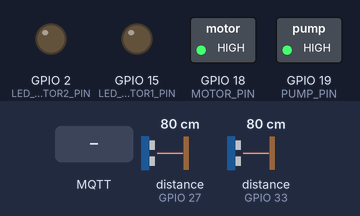
Simulated run of this sketch. Board: ESP32. Shown: switched loads named in the sketch (green lamp = pin HIGH), output pins drawn as LEDs (lit = HIGH). Wiring (inferred from the names in the program): 2 × ultrasonic range finder: trigger GPIO 26, echo GPIO 27 / trigger GPIO 32, echo GPIO 33. The inputs (shaded band) are chosen by the test bench; at power-on: distance to the obstacle (sensors on GPIO 27, GPIO 33) 80 cm. The echo pulse lasts 58.3 µs per cm; WiFi joins after 1.5 s; servers stay silent unless stated; no MQTT or app messages arrive unless stated; pins used as bus, display or sensor lines are not drawn; what the sketch prints to the serial monitor is not drawn.

Above: at 3.2 s.
3.3 s: MQTT message "ON" arrives on the first subscribed topic
At 6.0 s:
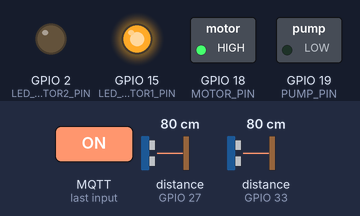
6.5 s: MQTT message "ON" arrives on the second subscribed topic
At 6.8 s:
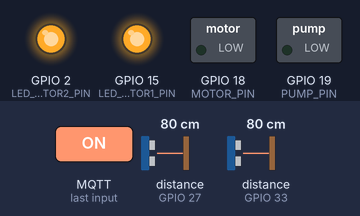
Timing chart, 0 to 9.5 s (numbered marks = the images above; inputs shaded):
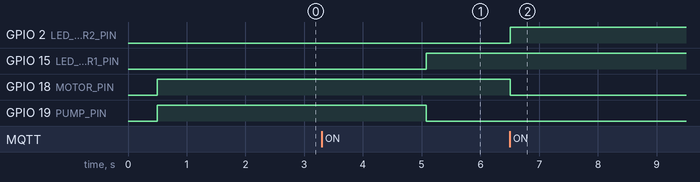

Measured:
- after the input at 3.3 s, GPIO 15 (LED_MOTOR1_PIN): LOW → HIGH after 1.8 s; GPIO 19 (PUMP_PIN): HIGH → LOW after 1.8 s
- after the input at 6.5 s, GPIO 2 (LED_MOTOR2_PIN): LOW → HIGH at once; GPIO 18 (MOTOR_PIN): HIGH → LOW at once

The sketch:

SmartFeeding_ESP32_RelayPump_L298N_Conveyor_WaterLevel.ino
```cpp
#include <WiFi.h>
#include <PubSubClient.h>

// =====================================================
// KONFIGURASI WIFI
// =====================================================
const char* WIFI_SSID = "Samsung A17";
const char* WIFI_PASSWORD = "Fyreablaze";

// =====================================================
// KONFIGURASI MQTT
// =====================================================
const char* MQTT_SERVER = "broker.emqx.io";
const int MQTT_PORT = 1883;

// Topic RTC dari kelompok lain (Subscribe)
const char* TOPIC_RTC_SUBSCRIBE = "kelompoklain/rtc/data";

// Topic sistem Smart Feeding & Water (Publish / Subscribe)
const char* TOPIC_DATA_SISTEM   = "smartfeeding/rtc/data";
const char* TOPIC_RTC_LOG       = "smartfeeding/rtc/log";
const char* TOPIC_PUMP_STATUS   = "smartfeeding/pump/status";
const char* TOPIC_PUMP_COMMAND  = "smartfeeding/pump/command";
const char* TOPIC_MOTOR_STATUS  = "smartfeeding/conveyor/status";
const char* TOPIC_MOTOR_COMMAND = "smartfeeding/conveyor/command";
const char* TOPIC_SCHEDULE      = "smartfeeding/rtc/schedule";
const char* TOPIC_FEED_LEVEL    = "smartfeeding/feed/level";
const char* TOPIC_WATER_LEVEL   = "smartfeeding/water/level";

// =====================================================
// PIN ESP32 (POMPA AIR PIN 19, MOTOR PIN 18)
// =====================================================
#define PUMP_PIN         19
#define MOTOR_PIN        18
#define LED_MOTOR1_PIN   15
#define LED_MOTOR2_PIN   2

// HC-SR04 Silo Pakan (Pin tetap 26 & 27)
#define TRIG_SILO_PIN    26
#define ECHO_SILO_PIN    27

// HC-SR04 Tangki Air / Water
#define TRIG_WATER_PIN   32
#define ECHO_WATER_PIN   33

// Relay aktif LOW
const uint8_t RELAY_ON = LOW;
const uint8_t RELAY_OFF = HIGH;

WiFiClient espClient;
PubSubClient mqtt(espClient);

// =====================================================
// STRUKTUR PENYIMPANAN WAKTU DARI MQTT
// =====================================================
struct WaktuMQTT {
  int hari = 0;
  int bulan = 0;
  int tahun = 0;
  int jam = 0;
  int menit = 0;
  int detik = 0;
  bool valid = false;
};

WaktuMQTT waktuSekarang;

// =====================================================
// PENGATURAN DIMENSI SILO PAKAN & TANGKI AIR (CM)
// Sesuaikan tinggi wadah dengan ukuran fisik sebenarnya.
// =====================================================
const float TINGGI_SILO_CM        = 30.0;
const float BATAS_PAKAN_RENDAH    = 20.0; // persen (%)

const float TINGGI_TANGKI_AIR_CM  = 30.0;
const float BATAS_AIR_RENDAH      = 20.0; // persen (%)

// =====================================================
// JADWAL PAKAN
// =====================================================
const int jadwalJam[] = {6, 12, 15, 18};
const int jadwalMenit[] = {0, 0, 15, 0};
const int JUMLAH_JADWAL = sizeof(jadwalJam) / sizeof(jadwalJam[0]);

bool jadwalSudahJalan[JUMLAH_JADWAL] = {false, false, false, false};

int hariTerakhir = -1;
int bulanTerakhir = -1;
int tahunTerakhir = -1;

// =====================================================
// STATUS SISTEM
// =====================================================
bool mqttPumpOn = false;
bool statusPumpSebelumnya = false;
bool mqttMotorOn = false;
bool statusMotorSebelumnya = false;
bool wifiSebelumnyaTerhubung = false;

unsigned long waktuKirimTerakhir = 0;
const unsigned long INTERVAL_KIRIM = 1000;

unsigned long waktuCobaWiFiTerakhir = 0;
const unsigned long INTERVAL_COBA_WIFI = 10000;

unsigned long waktuCobaMQTTTerakhir = 0;
const unsigned long INTERVAL_COBA_MQTT = 5000;

// =====================================================
// FUNGSI KONTROL OUTPUT POMPA AIR & MOTOR
// =====================================================
void terapkanStatusPompa() {
  digitalWrite(PUMP_PIN, mqttPumpOn ? RELAY_ON : RELAY_OFF);
  digitalWrite(MOTOR_PIN, mqttMotorOn ? RELAY_ON : RELAY_OFF);

  digitalWrite(LED_MOTOR1_PIN, mqttPumpOn ? HIGH : LOW);
  digitalWrite(LED_MOTOR2_PIN, mqttMotorOn ? HIGH : LOW);
}

void matikanPompa() {
  mqttPumpOn = false;
  mqttMotorOn = false;
  terapkanStatusPompa();
}

// =====================================================
// WIFI
// =====================================================
void mulaiKoneksiWiFi() {
  Serial.println();
  Serial.print("Mencoba menghubungkan Wi-Fi: ");
  Serial.println(WIFI_SSID);

  WiFi.mode(WIFI_STA);
  WiFi.begin(WIFI_SSID, WIFI_PASSWORD);
  waktuCobaWiFiTerakhir = millis();
}

bool tungguWiFi(unsigned long batasWaktu) {
  unsigned long mulai = millis();

  while (WiFi.status() != WL_CONNECTED &&
         millis() - mulai < batasWaktu) {
    delay(250);
    Serial.print(".");
  }

  if (WiFi.status() == WL_CONNECTED) {
    Serial.println();
    Serial.println("Wi-Fi terhubung!");
    Serial.print("IP ESP32: ");
    Serial.println(WiFi.localIP());
    return true;
  }

  Serial.println();
  Serial.println("Wi-Fi belum terhubung. Menunggu koneksi ulang...");
  return false;
}

// =====================================================
// PARSING WAKTU DARI PAYLOAD MQTT KELOMPOK LAIN
// =====================================================
void parsingWaktuRTC(String payload) {
  int h = 0, b = 0, t = 0, jm = 0, mn = 0, dt = 0;
  bool berhasil = false;

  int idxTgl = payload.indexOf("\"tanggal\"");
  int idxWkt = payload.indexOf("\"waktu\"");

  if (idxTgl != -1 && idxWkt != -1) {
    int mulaiTgl = payload.indexOf(":", idxTgl) + 1;
    int akhirTgl = payload.indexOf(",", mulaiTgl);
    if (akhirTgl == -1) akhirTgl = payload.indexOf("}", mulaiTgl);
    String strTgl = payload.substring(mulaiTgl, akhirTgl);
    strTgl.replace("\"", "");
    strTgl.trim();

    int mulaiWkt = payload.indexOf(":", idxWkt) + 1;
    int akhirWkt = payload.indexOf(",", mulaiWkt);
    if (akhirWkt == -1) akhirWkt = payload.indexOf("}", mulaiWkt);
    String strWkt = payload.substring(mulaiWkt, akhirWkt);
    strWkt.replace("\"", "");
    strWkt.trim();

    if (sscanf(strTgl.c_str(), "%d/%d/%d", &h, &b, &t) == 3 ||
        sscanf(strTgl.c_str(), "%d-%d-%d", &t, &b, &h) == 3) {
      if (sscanf(strWkt.c_str(), "%d:%d:%d", &jm, &mn, &dt) >= 2) {
        berhasil = true;
      }
    }
  }
  else if (sscanf(payload.c_str(), "%d/%d/%d %d:%d:%d", &h, &b, &t, &jm, &mn, &dt) >= 5) {
    berhasil = true;
  }
  else if (sscanf(payload.c_str(), "%d-%d-%d %d:%d:%d", &t, &b, &h, &jm, &mn, &dt) >= 5) {
    berhasil = true;
  }

  if (berhasil) {
    waktuSekarang.hari = h;
    waktuSekarang.bulan = b;
    waktuSekarang.tahun = t;
    waktuSekarang.jam = jm;
    waktuSekarang.menit = mn;
    waktuSekarang.detik = dt;
    waktuSekarang.valid = true;
  } else {
    Serial.println("Format waktu RTC dari MQTT tidak dikenali!");
  }
}

// =====================================================
// MQTT CALLBACK
// =====================================================
void callback(char* topic, byte* payload, unsigned int length) {
  String pesan;
  pesan.reserve(length);

  for (unsigned int i = 0; i < length; i++) {
    pesan += (char)payload[i];
  }

  pesan.trim();

  Serial.print("MQTT diterima [");
  Serial.print(topic);
  Serial.print("]: ");
  Serial.println(pesan);

  if (strcmp(topic, TOPIC_RTC_SUBSCRIBE) == 0) {
    parsingWaktuRTC(pesan);
    return;
  }

  if (strcmp(topic, TOPIC_PUMP_COMMAND) == 0) {
    pesan.toUpperCase();

    if (pesan == "ON" || pesan == "PUMP ON" || pesan == "PUMP_ON") {
      mqttPumpOn = true;
      Serial.println("Perintah website: POMPA AIR ON (GPIO 19)");
    }
    else if (pesan == "OFF" || pesan == "PUMP OFF" || pesan == "PUMP_OFF") {
      mqttPumpOn = false;
      Serial.println("Perintah website: POMPA AIR OFF (GPIO 19)");
    }
    else {
      Serial.println("Perintah pompa tidak dikenali.");
    }

    terapkanStatusPompa();
    return;
  }

  if (strcmp(topic, TOPIC_MOTOR_COMMAND) == 0) {
    pesan.toUpperCase();

    if (pesan == "ON" || pesan == "MOTOR ON" || pesan == "MOTOR_ON") {
      mqttMotorOn = true;
      Serial.println("Perintah website: MOTOR ON (GPIO 18)");
    }
    else if (pesan == "OFF" || pesan == "MOTOR OFF" || pesan == "MOTOR_OFF") {
      mqttMotorOn = false;
      Serial.println("Perintah website: MOTOR OFF (GPIO 18)");
    }
    else {
      Serial.println("Perintah motor tidak dikenali.");
    }

    terapkanStatusPompa();
  }
}

// =====================================================
// INISIALISASI & KONEKSI MQTT
// =====================================================
void inisialisasiMQTT() {
  mqtt.setServer(MQTT_SERVER, MQTT_PORT);
  mqtt.setCallback(callback);
  mqtt.setBufferSize(768);
  mqtt.setKeepAlive(30);
}

void cobaKoneksiMQTT() {
  if (WiFi.status() != WL_CONNECTED || mqtt.connected()) {
    return;
  }

  if (millis() - waktuCobaMQTTTerakhir < INTERVAL_COBA_MQTT) {
    return;
  }

  waktuCobaMQTTTerakhir = millis();

  Serial.print("Mencoba menghubungkan MQTT... ");

  String clientId = "SmartFeedingWater-";
  clientId += String((uint32_t)ESP.getEfuseMac(), HEX);

  if (mqtt.connect(clientId.c_str())) {
    Serial.println("Terhubung!");

    mqtt.subscribe(TOPIC_PUMP_COMMAND);
    mqtt.subscribe(TOPIC_MOTOR_COMMAND);
    mqtt.subscribe(TOPIC_RTC_SUBSCRIBE);

    Serial.print("Subscribed ke RTC: ");
    Serial.println(TOPIC_RTC_SUBSCRIBE);

    matikanPompa();
    statusPumpSebelumnya = false;
    statusMotorSebelumnya = false;

    mqtt.publish(TOPIC_PUMP_STATUS, "OFF", true);
    mqtt.publish(TOPIC_MOTOR_STATUS, "OFF", true);
  } else {
    Serial.print("Gagal, kode MQTT: ");
    Serial.println(mqtt.state());
  }
}

// =====================================================
// BACA SENSOR HC-SR04 (UMUM UNTUK SILO PAKAN & AIR)
// =====================================================
float bacaJarakUltrasonik(uint8_t trigPin, uint8_t echoPin) {
  digitalWrite(trigPin, LOW);
  delayMicroseconds(3);

  digitalWrite(trigPin, HIGH);
  delayMicroseconds(10);
  digitalWrite(trigPin, LOW);

  unsigned long durasi = pulseIn(echoPin, HIGH, 30000UL);

  if (durasi == 0) {
    return -1.0;
  }

  float jarak = durasi * 0.0343 / 2.0;

  if (jarak < 2.0 || jarak > 400.0) {
    return -1.0;
  }

  return jarak;
}

float hitungPersentaseLevel(float jarak, float tinggiWadah) {
  if (jarak < 0 || tinggiWadah <= 0) {
    return -1.0;
  }

  float level = ((tinggiWadah - jarak) / tinggiWadah) * 100.0;
  return constrain(level, 0.0, 100.0);
}

String evaluasiStatusLevel(float level, float batasRendah) {
  if (level < 0) {
    return "ERROR";
  }

  if (level <= batasRendah) {
    return "LOW";
  }

  return "NORMAL";
}

// =====================================================
// KONTROL DAN PUBLIKASI STATUS POMPA
// =====================================================
void kontrolPompa() {
  if (!mqtt.connected()) {
    mqttPumpOn = false;
    mqttMotorOn = false;
  }

  terapkanStatusPompa();

  if (mqtt.connected() && mqttPumpOn != statusPumpSebelumnya) {
    mqtt.publish(TOPIC_PUMP_STATUS, mqttPumpOn ? "ON" : "OFF", true);
    statusPumpSebelumnya = mqttPumpOn;

    Serial.print("Status pompa air: ");
    Serial.println(mqttPumpOn ? "ON" : "OFF");
  }

  if (mqtt.connected() && mqttMotorOn != statusMotorSebelumnya) {
    mqtt.publish(TOPIC_MOTOR_STATUS, mqttMotorOn ? "ON" : "OFF", true);
    statusMotorSebelumnya = mqttMotorOn;

    Serial.print("Status motor: ");
    Serial.println(mqttMotorOn ? "ON" : "OFF");
  }

  if (!mqttPumpOn) {
    statusPumpSebelumnya = false;
  }
  if (!mqttMotorOn) {
    statusMotorSebelumnya = false;
  }
}

// =====================================================
// CEK PERUBAHAN TANGGAL & JADWAL PAKAN
// =====================================================
void periksaPergantianTanggal(const WaktuMQTT& sekarang) {
  if (!sekarang.valid) return;

  if (sekarang.hari != hariTerakhir ||
      sekarang.bulan != bulanTerakhir ||
      sekarang.tahun != tahunTerakhir) {

    hariTerakhir = sekarang.hari;
    bulanTerakhir = sekarang.bulan;
    tahunTerakhir = sekarang.tahun;

    for (int i = 0; i < JUMLAH_JADWAL; i++) {
      jadwalSudahJalan[i] = false;
    }

    Serial.println("Tanggal berubah. Status jadwal direset.");
  }
}

void periksaJadwal(const WaktuMQTT& sekarang) {
  if (!sekarang.valid) return;

  for (int i = 0; i < JUMLAH_JADWAL; i++) {
    if (sekarang.jam == jadwalJam[i] &&
        sekarang.menit == jadwalMenit[i] &&
        !jadwalSudahJalan[i]) {

      char pesanJadwal[100];

      snprintf(
        pesanJadwal,
        sizeof(pesanJadwal),
        "JADWAL_PAKAN|%02d:%02d",
        jadwalJam[i],
        jadwalMenit[i]
      );

      Serial.println(">>> JADWAL PAKAN TERDETEKSI <<<");

      if (mqtt.connected()) {
        mqtt.publish(TOPIC_SCHEDULE, pesanJadwal);
        mqtt.publish(TOPIC_RTC_LOG, pesanJadwal);
        jadwalSudahJalan[i] = true;
      } else {
        Serial.println("MQTT offline; notifikasi jadwal belum terkirim.");
      }
    }
  }
}

// =====================================================
// KIRIM DATA SILO PAKAN & AIR KE MQTT
// =====================================================
void kirimData(float jarakSilo, float levelSilo, const String& statusSilo,
               float jarakWater, float levelWater, const String& statusWater,
               const WaktuMQTT& sekarang) {
  if (!mqtt.connected()) {
    return;
  }

  char tanggal[16];
  char waktu[16];

  if (sekarang.valid) {
    snprintf(tanggal, sizeof(tanggal), "%02d/%02d/%04d", sekarang.hari, sekarang.bulan, sekarang.tahun);
    snprintf(waktu, sizeof(waktu), "%02d:%02d:%02d", sekarang.jam, sekarang.menit, sekarang.detik);
  } else {
    snprintf(tanggal, sizeof(tanggal), "MENUNGGU_RTC");
    snprintf(waktu, sizeof(waktu), "00:00:00");
  }

  // Format angka atau null untuk JSON
  String strJarakSilo  = (levelSilo >= 0)  ? String(jarakSilo, 2)  : "null";
  String strLevelSilo  = (levelSilo >= 0)  ? String(levelSilo, 1)  : "null";
  String strJarakWater = (levelWater >= 0) ? String(jarakWater, 2) : "null";
  String strLevelWater = (levelWater >= 0) ? String(levelWater, 1) : "null";

  // 1. Payload khusus Silo Pakan (kompatibel dengan format sebelumnya)
  char payloadFeed[256];
  snprintf(
    payloadFeed, sizeof(payloadFeed),
    "{\"tanggal\":\"%s\",\"waktu\":\"%s\",\"jarak_cm\":%s,\"feed_level\":%s,\"feed_status\":\"%s\",\"pump_status\":\"%s\"}",
    tanggal, waktu,
    strJarakSilo.c_str(), strLevelSilo.c_str(), statusSilo.c_str(),
    mqttPumpOn ? "ON" : "OFF"
  );
  mqtt.publish(TOPIC_FEED_LEVEL, payloadFeed);

  // 2. Payload khusus Tangki Air (Water)
  char payloadWater[256];
  snprintf(
    payloadWater, sizeof(payloadWater),
    "{\"tanggal\":\"%s\",\"waktu\":\"%s\",\"jarak_water_cm\":%s,\"water_level\":%s,\"water_status\":\"%s\",\"pump_status\":\"%s\"}",
    tanggal, waktu,
    strJarakWater.c_str(), strLevelWater.c_str(), statusWater.c_str(),
    mqttPumpOn ? "ON" : "OFF"
  );
  mqtt.publish(TOPIC_WATER_LEVEL, payloadWater);

  // 3. Payload gabungan keseluruhan sistem
  char payloadGabungan[450];
  snprintf(
    payloadGabungan, sizeof(payloadGabungan),
    "{\"tanggal\":\"%s\",\"waktu\":\"%s\","
    "\"silo_jarak_cm\":%s,\"feed_level\":%s,\"feed_status\":\"%s\","
    "\"water_jarak_cm\":%s,\"water_level\":%s,\"water_status\":\"%s\","
    "\"pump_status\":\"%s\"}",
    tanggal, waktu,
    strJarakSilo.c_str(), strLevelSilo.c_str(), statusSilo.c_str(),
    strJarakWater.c_str(), strLevelWater.c_str(), statusWater.c_str(),
    mqttPumpOn ? "ON" : "OFF"
  );
  mqtt.publish(TOPIC_DATA_SISTEM, payloadGabungan);

  // Peringatan log jika salah satu rendah
  if (statusSilo == "LOW") {
    mqtt.publish(TOPIC_RTC_LOG, "PERINGATAN: LEVEL SILO PAKAN RENDAH");
  }
  if (statusWater == "LOW") {
    mqtt.publish(TOPIC_RTC_LOG, "PERINGATAN: LEVEL AIR RENDAH");
  }

  // Output Serial Monitor
  Serial.println("=================================");
  Serial.printf("Waktu (MQTT)  : %s %s\n", tanggal, waktu);
  Serial.printf("Silo Pakan    : %s cm | %s%% (%s)\n", strJarakSilo.c_str(), strLevelSilo.c_str(), statusSilo.c_str());
  Serial.printf("Tangki Air    : %s cm | %s%% (%s)\n", strJarakWater.c_str(), strLevelWater.c_str(), statusWater.c_str());
  Serial.printf("Status Pompa  : %s\n", mqttPumpOn ? "ON" : "OFF");
  Serial.println("=================================");
}

// =====================================================
// SETUP
// =====================================================
void setup() {
  Serial.begin(115200);
  delay(500);

  // Pin Pompa Air (19), Motor (18) & Indikator
  pinMode(PUMP_PIN, OUTPUT);
  pinMode(MOTOR_PIN, OUTPUT);
  pinMode(LED_MOTOR1_PIN, OUTPUT);
  pinMode(LED_MOTOR2_PIN, OUTPUT);

  mqttPumpOn = false;
  mqttMotorOn = false;
  terapkanStatusPompa();

  // Pin HC-SR04 Silo Pakan (Tetap 26 & 27)
  pinMode(TRIG_SILO_PIN, OUTPUT);
  pinMode(ECHO_SILO_PIN, INPUT);
  digitalWrite(TRIG_SILO_PIN, LOW);

  // Pin HC-SR04 Water (32 & 33)
  pinMode(TRIG_WATER_PIN, OUTPUT);
  pinMode(ECHO_WATER_PIN, INPUT);
  digitalWrite(TRIG_WATER_PIN, LOW);

  Serial.println();
  Serial.println("=== SMART FEEDING (SILO) & WATER SYSTEM ===");

  mulaiKoneksiWiFi();
  wifiSebelumnyaTerhubung = tungguWiFi(15000);

  inisialisasiMQTT();
}

// =====================================================
// LOOP
// =====================================================
void loop() {
  if (WiFi.status() != WL_CONNECTED) {
    if (wifiSebelumnyaTerhubung) {
      Serial.println("Wi-Fi terputus. Pompa dimatikan demi keamanan.");
      wifiSebelumnyaTerhubung = false;
      matikanPompa();
      mqtt.disconnect();
    }

    if (millis() - waktuCobaWiFiTerakhir >= INTERVAL_COBA_WIFI) {
      mulaiKoneksiWiFi();
    }
  } else if (!wifiSebelumnyaTerhubung) {
    wifiSebelumnyaTerhubung = true;
    Serial.println("Wi-Fi tersambung kembali.");
  }

  if (WiFi.status() == WL_CONNECTED) {
    cobaKoneksiMQTT();

    if (mqtt.connected()) {
      mqtt.loop();
    }
  }

  kontrolPompa();

  periksaPergantianTanggal(waktuSekarang);
  periksaJadwal(waktuSekarang);

  // Baca sensor Silo Pakan dan Water setiap 1 detik
  if (millis() - waktuKirimTerakhir >= INTERVAL_KIRIM) {
    waktuKirimTerakhir = millis();

    // 1. Baca HC-SR04 Silo Pakan (jeda singkat 30ms agar gelombang ultrasonik tidak saling bertabrakan)
    float jarakSilo = bacaJarakUltrasonik(TRIG_SILO_PIN, ECHO_SILO_PIN);
    float levelSilo = hitungPersentaseLevel(jarakSilo, TINGGI_SILO_CM);
    String statusSilo = evaluasiStatusLevel(levelSilo, BATAS_PAKAN_RENDAH);

    delay(30);

    // 2. Baca HC-SR04 Water
    float jarakWater = bacaJarakUltrasonik(TRIG_WATER_PIN, ECHO_WATER_PIN);
    float levelWater = hitungPersentaseLevel(jarakWater, TINGGI_TANGKI_AIR_CM);
    String statusWater = evaluasiStatusLevel(levelWater, BATAS_AIR_RENDAH);

    kirimData(jarakSilo, levelSilo, statusSilo, jarakWater, levelWater, statusWater, waktuSekarang);
  }

  delay(20);
}
```
